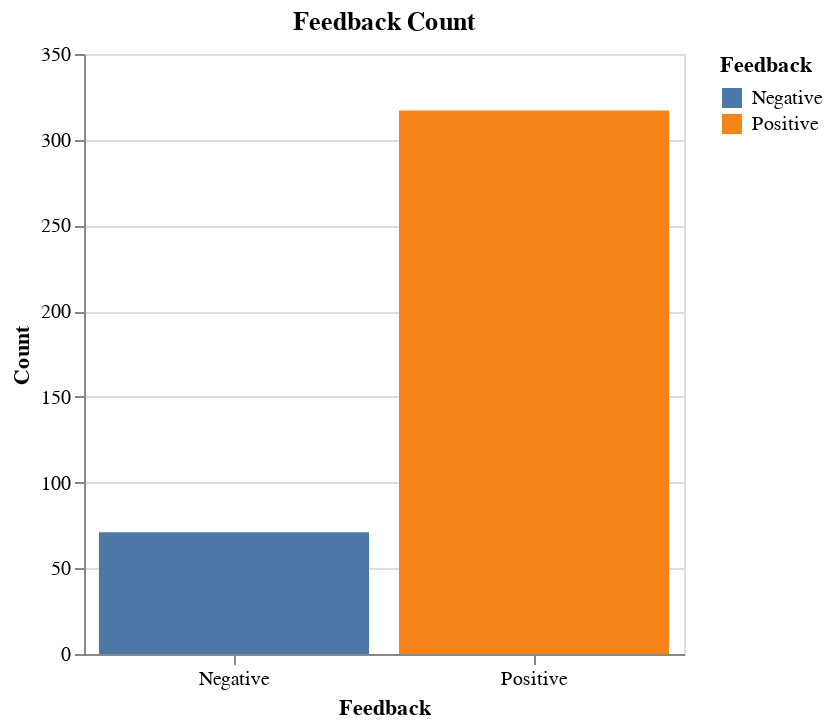

The notebook cell saved with this chart:
### Code cell
feedback_distribution_chart

### Figure 1 — Vega-Lite specification as saved in the notebook (floating-point values rounded to 4 significant figures)
{"config": {"view": {"continuousWidth": 300, "continuousHeight": 300}}, "data": {"name": "data-0bc35a0bc8c1478b28c97e491c08a81a"}, "mark": {"type": "bar"}, "encoding": {"color": {"field": "Feedback", "type": "nominal"}, "tooltip": [{"field": "Feedback", "type": "nominal"}, {"field": "Count", "type": "quantitative"}], "x": {"axis": {"labelAngle": 0}, "field": "Feedback", "type": "nominal"}, "y": {"field": "Count", "type": "quantitative"}}, "title": "Feedback Count", "width": 300, "$schema": "https://vega.github.io/schema/vega-lite/v5.8.0.json", "datasets": {"data-0bc35a0bc8c1478b28c97e491c08a81a": [{"Feedback": "Positive", "Count": 317}, {"Feedback": "Negative ", "Count": 71}]}}
